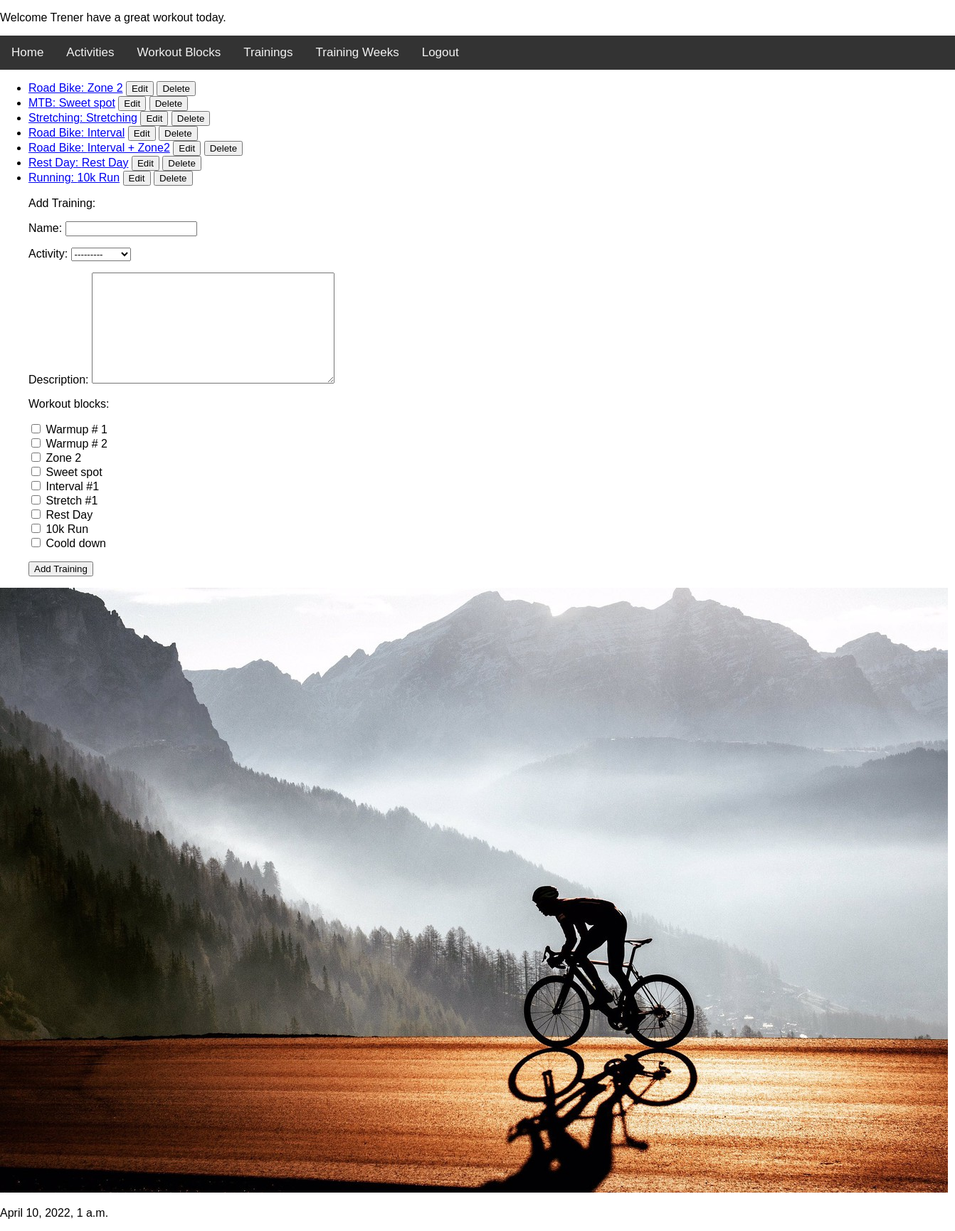
The app's page /trainingz_app/list_trainings/ (signed in) with its own data.
### trainingz_app/models.py (models this page shows, shortened)
class Training(models.Model):
    name = models.CharField(max_length=50)
    activity = models.ForeignKey(Activity, on_delete=models.CASCADE)
    description = models.TextField()
    workout_blocks = models.ManyToManyField(WorkoutBlock)
    def __str__(self):
        return self.name
    def get_absolute_url(self):
        return reverse("detail_training", args=(self.id,))
    def get_update_url(self):
        return reverse("update_training", kwargs={"id": self.id})
    def get_delete_url(self):
        return reverse("delete_training", kwargs={"id": self.id})

class Activity(models.Model):
    name = models.CharField(max_length=40)
    def __str__(self):
        return self.name

class WorkoutBlock(models.Model):
    name = models.CharField(max_length=50)
    workout_element = models.CharField(max_length=30, choices=WORKOUT_ELEMENTS)
    workout_details = models.TextField()
    duration = models.SmallIntegerField()
    def __str__(self):
        return self.name

### trainingz_app/views.py (the view, shortened to what this page needs)
class ShowTrainingsView(LoginRequiredMixin, View):
    def get(self, request):
        form = AddTrainingForm()
        return render(
            request,
            "list_trainings.html",
            {"object_list": Training.objects.all(), "form": form},
        )

### trainingz_app/forms.py
class AddTrainingForm(forms.ModelForm):
    class Meta:
        model = Training
        exclude = ["duration"]
        widgets = {"workout_blocks": CheckboxSelectMultiple}

### trainingz_app/context_processor.py (called while the page is built)
def get_date(request):
    return {"date": datetime.now()}

### trainingz_app/templates/list_trainings.html (shortened to what this page needs)
{% extends 'base.html' %}
{% block trainingz %}
<ul>
    {% for item in object_list %}
        <li>
            <a href="{{ item.get_absolute_url }}">{{ item.activity }}: {{ item }}</a>
            <a href="{{ item.get_update_url }}"><button>Edit</button></a>
            <a href="{{ item.get_delete_url }}"><button>Delete</button></a>
        </li>
    {% endfor %}
 <form method="POST">
     <p>Add Training:</p>
        {{ form.as_p }}
        <input type="submit" value="Add Training">
</ul>
{% endblock %}

### trainingz_app/templates/base.html (shortened to what this page needs)
<!DOCTYPE html>
{% load static %}
<html lang="en">
<head>
    <link rel="stylesheet" type="text/css" href="{% static 'css/base.css' %}">
</head>
<body>
<p>Welcome {{ user }} have a great workout today.</p>
</body>
<div class="topnav">
    <a href="{% url 'index' %}">Home</a>
    {% if user.is_authenticated %}
        <a href="{% url 'list_activities' %}">Activities</a>
        <a href="{% url 'list_workout_blocks' %}">Workout Blocks</a>
        <a href="{% url 'list_trainings' %}">Trainings</a>
        <a href="{% url 'list_training_weeks' %}">Training Weeks</a>
        <a href="{% url 'logout' %}">Logout</a>
    {% else %}
        <a href="{% url 'login' %}">Login</a>
        <a href="{% url 'register' %}">Register</a>
   {% endif %}
</div>
{% block trainingz %}
{% endblock %}
<p> <img src="{% static 'cycling.jpeg' %}"> </p>
<p>{{ date }}</p>
</html>

### trainingz_app/static/css/base.css (style rules this page uses)
body { margin: 0; font-family: Arial, Helvetica, sans-serif; }
.topnav { overflow: hidden; background-color: #333; }
.topnav a { float: left; color: #f2f2f2; text-align: center; padding: 14px 16px; text-decoration: none; font-size: 17px; }

### records on screen
Training: activity "Road Bike", name "Zone 2"
Training: activity "MTB", name "Sweet spot"
Training: activity "Stretching", name "Stretching"
Training: activity "Road Bike", name "Interval"
Training: activity "Road Bike", name "Interval + Zone2"
Training: activity "Rest Day", name "Rest Day"
Training: activity "Running", name "10k Run"

### other values on screen
{{ user }} "Trener"
